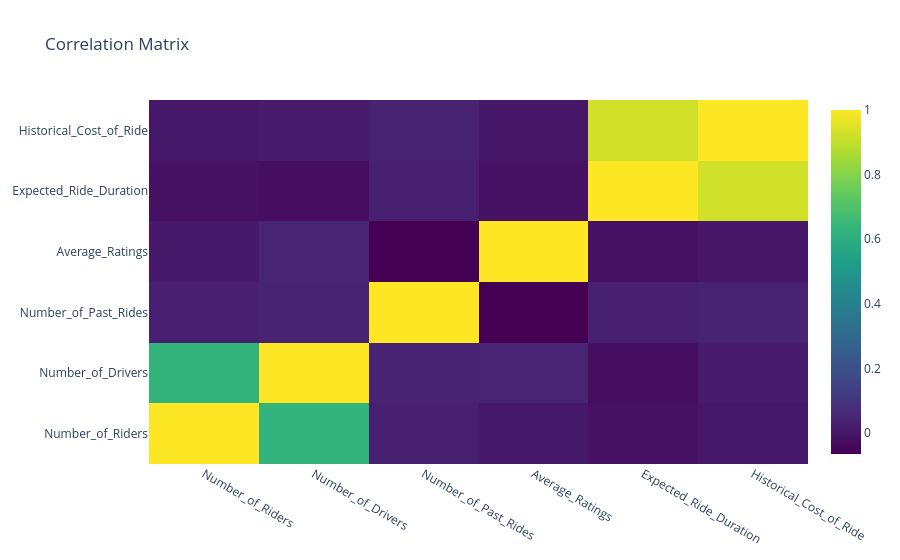

Source (notebook cell):
### Code cell
fig=go.Figure(data=go.Heatmap(z=corr_matrix.values,x=corr_matrix.columns,y=corr_matrix.columns,colorscale='Viridis'))
fig.update_layout(title='Correlation Matrix')

### Figure 1 — Plotly figure (JSON) as saved in the notebook; plotly's stock layout.template omitted (floating-point values rounded to 4 significant figures)
{"data": [{"colorscale": [[0, "#440154"], [0.1111, "#482878"], [0.2222, "#3e4989"], [0.3333, "#31688e"], [0.4444, "#26828e"], [0.5556, "#1f9e89"], [0.6667, "#35b779"], [0.7778, "#6ece58"], [0.8889, "#b5de2b"], [1, "#fde725"]], "type": "heatmap", "x": ["Number_of_Riders", "Number_of_Drivers", "Number_of_Past_Rides", "Average_Ratings", "Expected_Ride_Duration", "Historical_Cost_of_Ride"], "y": ["Number_of_Riders", "Number_of_Drivers", "Number_of_Past_Rides", "Average_Ratings", "Expected_Ride_Duration", "Historical_Cost_of_Ride"], "z": [[1.0, 0.627, 0.02927, 0.008572, -0.01586, 0.005826], [0.627, 1.0, 0.03966, 0.0412, -0.02442, 0.01708], [0.02927, 0.03966, 1.0, -0.06473, 0.03068, 0.03586], [0.008572, 0.0412, -0.06473, 1.0, -0.01697, -0.001063], [-0.01586, -0.02442, 0.03068, -0.01697, 1.0, 0.9275], [0.005826, 0.01708, 0.03586, -0.001063, 0.9275, 1.0]]}], "layout": {"title": {"text": "Correlation Matrix"}}}
